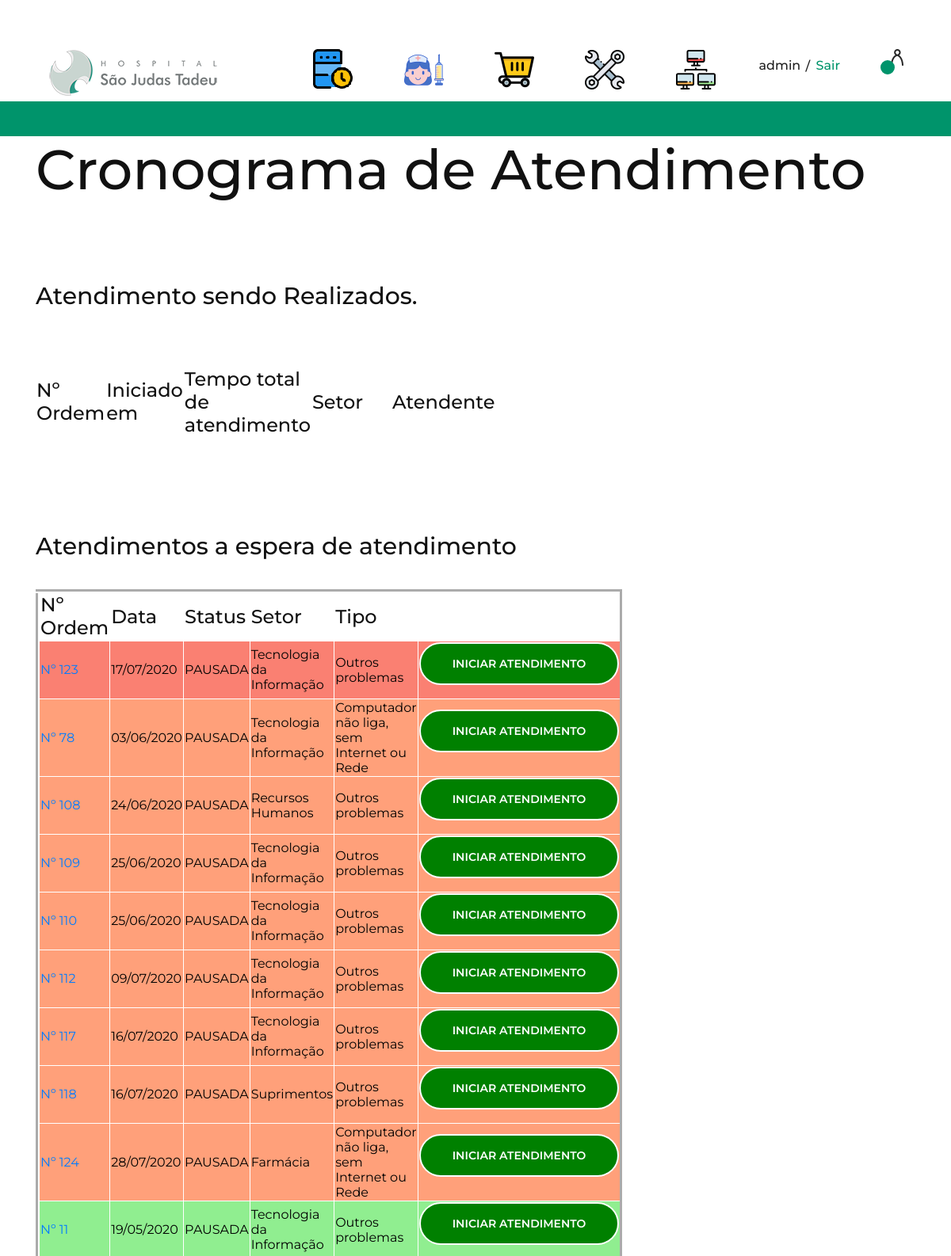
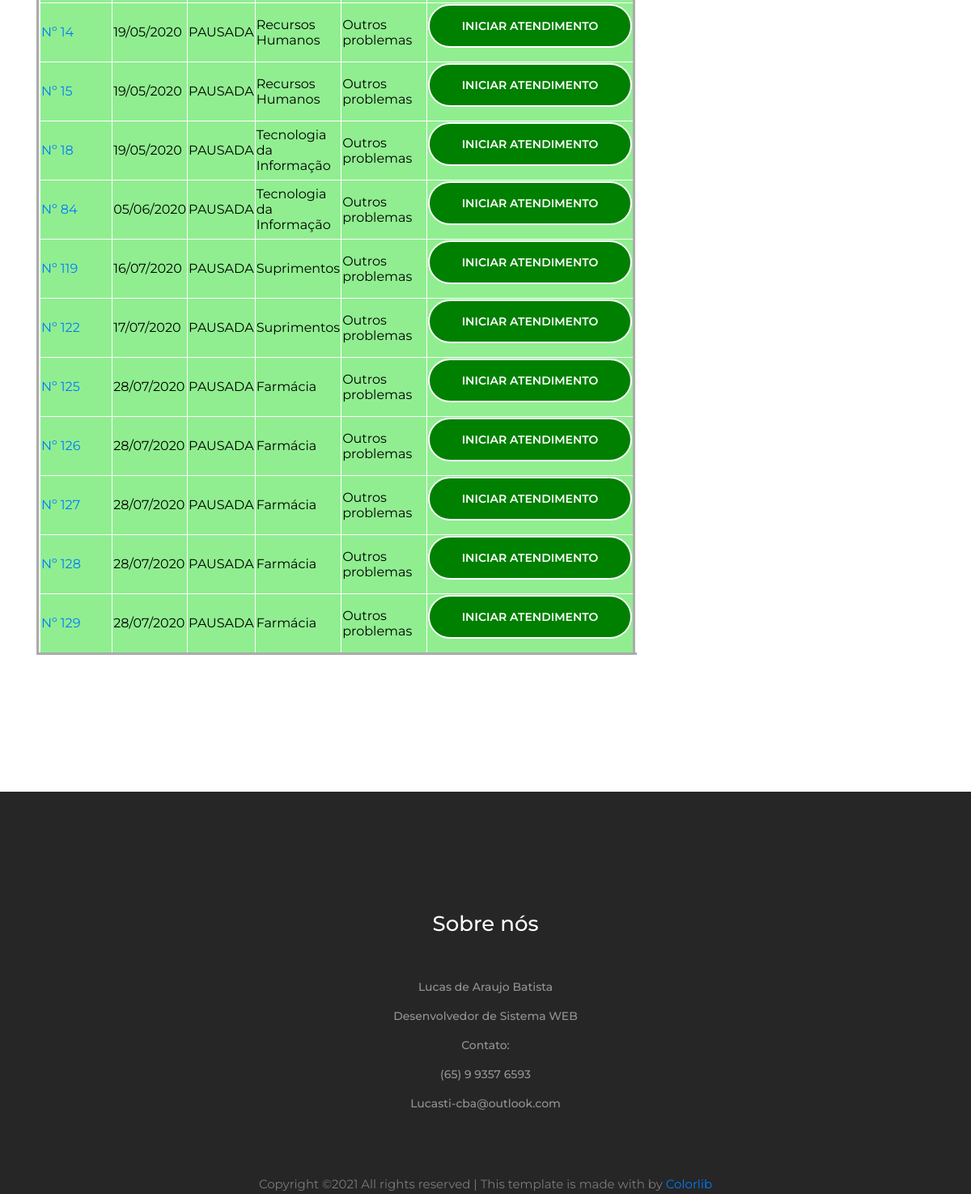
/ordemti_cro (signed in), run on the app's committed database (2 pictures, top to bottom).
### app/models.py (models this page shows)
class Ordem_ti(models.Model):
	solicitante = models.TextField(blank=False, null=False)
	user = models.IntegerField(null=False, blank=False)
	setor = models.TextField(blank=False, null=False)
	tipo = models.TextField(null=True, blank=True)
	atendente = models.TextField(blank=True, null=True)
	data_solcitada = models.TextField(blank=False, null=False)
	data_concluida = models.TextField(blank=True, null=True)
	status_ordem = models.TextField(blank=False, null=False)
	descricao = models.TextField(blank=False, null=False)
	tempo_atendimento = models.TextField(blank=True, null=True)
	laudos = models.TextField(blank=True, null=True)
	servico = models.TextField(blank=True, null=True)
	materiais = models.TextField(blank=True, null=True)
	prioridade = models.IntegerField(null=True, blank=True)
	class Meta:
		ordering = ["id"]

### app/views.py (the view)
# urls.py: path('ordemti_cro', views.ordemti_cro, name="ordemti_cro"),
@login_required(redirect_field_name='logar_usuario')
def ordemti_cro(request):
	query = []
	query += Ordem_ti.objects.filter(status_ordem='PAUSADA')
	query += Ordem_ti.objects.filter(status_ordem='ABERTA')
	queryi = Ordem_ti.objects.filter(status_ordem='EM PROGRESSO')
	return render(request, 'ordemti_c.html', {'title':'Cronograma de Atendimento', 'query':query,  'queryi':queryi  })

### templates/ordemti_c.html (shortened to what this page needs)
{% extends 'base.html' %}
{% block content %}
    <section class="cart-total-page spad">
        <div class="container">
           <div> <h1> Cronograma de Atendimento </h1></div>
           <div class="row">  <section class="features-section spad">
        <div class="features-ads">
            {% if queryi != None %}
            <div class="container">
              <h3>Atendimento sendo Realizados.</h3><br><br><br>
                  <table border="0">
                <tr ><th width="40" height="40" ><h4> Nº Ordem </h4></th><th width="40" height="40"><h4> Iniciado em </h4></th><th width="40" height="40"><h4>Tempo total de atendimento</h4> </th><th width="101" height="40"><h4>Setor</h4></th><th width="101" height="40"><h4> Atendente</h4></th></tr><tr></tr>
            </table>
<br><br><br><br><br>
            </div>
            {% endif %}
            <div class="container">
              <table border="5px" style="border-color: white" >
                <h3> Atendimentos a espera de atendimento <h3><br>
                <tr ><th width="40" height="40"> <h4>Nº Ordem</h4> </th><th width="40" height="40"> <h4>Data</h4></th><th width="40" height="40"><h4> Status</h4> </th><th width="40" height="40"><h4>Setor</h4></th><th width="40" height="40"> <h4>Tipo</h4></th></tr>
              {% for ordem in query %}{% if ordem.prioridade == 3 %}
              <tr   style ="color: black ; background-color: #FA8072" >
                <td>  <a href="{% url 'vis_ordemti' ordem.id %}"> Nº {{ ordem.id }} </a> </td>
                <td>  {{ ordem.data_solcitada|slice:"8:10"}}/{{ ordem.data_solcitada|slice:"5:7"}}/{{ ordem.data_solcitada|slice:"0:4"}}  </td>
                <td>  {{ ordem.status_ordem }}  </td> <td> {{ ordem.setor }} </td>
                <td>  {{ ordem.tipo }}  </td>
                  {% if perms.app.change_ordem_ti %}
                  <td>  <form action="{% url 'ordemti_ini' ordem.id  %}" ">
                    <input type="submit" style="background-color: green; color: white" class="primary-btn pc-btn" value="Iniciar Atendimento"> </form></td>
                {% endif %}
              </tr>
                 {% endif %}
              {% endfor %}
                           {% for ordem in query %}{% if ordem.prioridade == 2 %}
              <tr   style ="color: black ; background-color: #FFA07A ">
                <td>  <a href="{% url 'vis_ordemti' ordem.id %}"> Nº {{ ordem.id }} </a> </td>
                <td>  {{ ordem.data_solcitada|slice:"8:10"}}/{{ ordem.data_solcitada|slice:"5:7"}}/{{ ordem.data_solcitada|slice:"0:4"}}  </td>
                <td>  {{ ordem.status_ordem }}  </td> <td> {{ ordem.setor }} </td>
                <td>  {{ ordem.tipo }}  </td>
                  {% if perms.app.change_ordem_ti %}
                  <td> <form action="{% url 'ordemti_ini' ordem.id  %}" ">
                    <input type="submit" style="background-color: green; color: white" class="primary-btn pc-btn" value="Iniciar Atendimento"> </form></td>
                {% endif %}
              </tr>
                 {% endif %}
              {% endfor %}
                           {% for ordem in query %}{% if ordem.prioridade == 1 %}
              <tr   style =" color: black ; background-color: #90EE90 ">
                <td>  <a href="{% url 'vis_ordemti' ordem.id %}"> Nº {{ ordem.id }} </a> </td>
                <td>  {{ ordem.data_solcitada|slice:"8:10"}}/{{ ordem.data_solcitada|slice:"5:7"}}/{{ ordem.data_solcitada|slice:"0:4"}}  </td>
                <td>  {{ ordem.status_ordem }}  </td> <td> {{ ordem.setor }} </td>
                <td>  {{ ordem.tipo }}  </td>
                  {% if perms.app.change_ordem_ti %}
                  <td>  <form action="{% url 'ordemti_ini' ordem.id  %}" ">
                <input type="submit" style="background-color: green; color: white" class="primary-btn pc-btn" value="Iniciar Atendimento"> </form></td>
                {% endif %}
              </tr>
                 {% endif %}
              {% endfor %}
            </table>
            </div>
            </div>
              </div>
           </div>
    </section>
   {% endblock %}

### templates/base.html (shortened to what this page needs)
﻿<!DOCTYPE html>
<html lang="zxx">
<head>
    {% load static %}
    <link rel="stylesheet" href="{% static "css/bootstrap.min.css" %}" type="text/css">
    <link rel="stylesheet" href="{% static "css/font-awesome.min.css" %}" type="text/css">
    <link rel="stylesheet" href="{% static "css/nice-select.css" %}" type="text/css">
    <link rel="stylesheet" href="{% static "css/owl.carousel.min.css" %}" type="text/css">
    <link rel="stylesheet" href="{% static "css/magnific-popup.css" %}" type="text/css">
    <link rel="stylesheet" href="{% static "css/slicknav.min.css" %}" type="text/css">
    <link rel="stylesheet" href="{% static "css/style.css" %}" type="text/css">
</head>
<body>
    <header class="header-section">
        <div class="container-fluid">
            <div class="inner-header">
                <div class="logo">
                    <a href="{% url "index" %}"><img src="{% static "/media/logo.png" %}" alt=""></a>
                </div>
                {% if user.is_authenticated %}
                <div class="header-right">
                    <a href="{% url 'notifications' %}"><img src="{% static "img/icons/man.png" %}" alt="">
                    <span>{{ qnt_not }}</span>
                    </a>
                </div>
                {% endif %}
                <div class="user-access">
                    {% if user.is_authenticated %}
                     <a href="{% url 'dadospessoais' %}">{{ user.get_username }}</a>
                    <a href="{% url 'logout' %}" class="in">Sair</a>
                    {% endif %}
                </div>
{% if user.is_authenticated %}
                <nav class="main-menu mobile-menu">
                    <ul>
                        <li><a class="" href=""><img src="/media/icons/fila.png">      </a>
                        </li>
                        <li><a class="" href=""><img src="/media/icons/enf.png">        </a>
                        </li>
                        <li><a class="" href=""><img src="/media/icons/compra.png">        </a>
                        </li>
                        <li><a class="" href="{% url 'ordemManu_cro' %}"><img src="/media/icons/manun.png">        </a>
                        </li>
                        <li><a class=""  href="{% url 'ordemti_cro' %}"><img src="/media/icons/ti.png">                                            </a>
                        </li>
                    </ul>
                </nav>
                {% endif %}
             </div>
        </div>
        <br>
    </header>
    <div class="header-info">
        <div class="container-fluid">
            <div class="row">
                <div class="col-md-4">
                    <div class="header-item">
                    </div>
                </div>
                <div class="col-md-4 text-left text-lg-center">
                    <div class="header-item">
                    </div>
                </div>
                <div class="col-md-4 text-left text-xl-right">
                    <div class="header-item">
                </div>
                </div>
            </div>
        </div>
    </div>
    {% block content %}
    {% endblock %}
<footer class="footer-section spad">
<div class="container text-center pt-5">
                <div class="footer-widget">
                <div class="row">
                    <div class="col-lg-12 col-sm-6">
                        <div class="single-footer-widget">
                            <h4>Sobre nós</h4>
                            <ul>
                                <li>Lucas de Araujo Batista</li>
                                <li>Desenvolvedor de Sistema WEB</li>
                                <li>Contato:</li>
                                  <li>(65) 9 9357 6593</li>
                                <li>Lucasti-cba@outlook.com</li>
                                                            </ul>
                        </div>
                    </div>
                </div>
            </div>
                <p>
  Copyright &copy; All rights reserved | This template is made with  by <a href="https://colorlib.com" target="_blank">Colorlib</a>
  </p>
            </div>
    </footer>
</body>
</html>

### static/css/style.css (style rules this page uses)
html, body { height: 100%; font-family: "Montserrat", sans-serif; -webkit-font-smoothing: antialiased; font-smoothing: antialiased; background: none; }
h1, h2, h3, h4, h5, h6 { margin: 0; color: #111111; font-weight: 500; font-family: "Montserrat", sans-serif; }
h1 { font-size: 70px; }
h3 { font-size: 30px; }
h4 { font-size: 24px; }
p { font-size: 15px; color: #7b7b7b; font-weight: 400; line-height: 1.6; font-family: "Montserrat", sans-serif; margin: 0 0 15px 0; }
img { max-width: 100%; }
ul, ol { padding: 0; margin: 0; }
.spad { padding-top: 100px; padding-bottom: 100px; }
.primary-btn { color: #fff; display: inline-block; font-size: 14px; font-weight: 600; padding: 16px 40px; border: 2px solid #fff; border-radius: 50px; text-transform: uppercase; }
.header-section { height: 104px; padding-top: 38px; padding-bottom: 24px; padding-left: 45px; padding-right: 45px; }
.inner-header .logo { float: left; }
.inner-header .header-right { float: right; line-height: 30px; }
.inner-header .header-right img { display: inline-block; margin-right: 20px; cursor: pointer; }
.inner-header .header-right a { display: inline-block; position: relative; }
.inner-header .header-right a img { margin-right: 0; margin-left: 4px; }
.inner-header .header-right a span { font-size: 11px; color: #fff; width: 18px; height: 18px; border: 2px solid #00946B; background: #00946B; display: inline-block; line-height: 15px; text-align: center; border-radius: 50%; font-weight: 600; position: absolute; left: -9px; top: 14px; }
.inner-header .user-access { float: right; margin-right: 100px; }
.inner-header .user-access a { color: #1e1e1e; font-size: 16px; display: inline-block; font-weight: 500; position: relative; line-height: 42px; }
.inner-header .user-access a.in { color: #00946B; margin-left: 15px; position: relative; }
.inner-header .user-access a.in::before { position: absolute; left: -13px; top: 1px; color: #1e1e1e; content: "/"; }
.inner-header .main-menu { float: right; margin-right: 150px; }
.inner-header .main-menu ul li { display: inline-block; margin-left: 60px; position: relative; }
.inner-header .main-menu ul li a { color: #1e1e1e; font-size: 16px; display: inline-block; font-weight: 500; position: relative; line-height: 42px; }
.inner-header .main-menu ul li a:after { position: absolute; left: 0; bottom: 7px; width: 100%; height: 2px; background: #1e1e1e; content: ""; opacity: 0; -webkit-transform: all 0.3s; -webkit-transition: all 0.3s; transition: all 0.3s; }
.header-info { background: #00946B; overflow: hidden; padding: 10px 45px; }
.header-info .header-item { overflow: hidden; }
.features-section { padding-bottom: 0; }
.features-ads { padding-bottom: 67px; }
.footer-section { background: #262626; padding-bottom: 0; }
.footer-widget { margin-bottom: 40px; }
.footer-widget .single-footer-widget { margin-bottom: 30px; }
.footer-widget .single-footer-widget h4 { color: #fff; font-size: 26px; margin-bottom: 44px; }
.footer-widget .single-footer-widget ul li { color: #fff; font-size: 14px; font-weight: 500; list-style: none; line-height: 36px; opacity: 0.5; }
.cart-total-page { padding-top: 0; }
@media only screen and (min-width: 1200px) and (max-width: 1340px) { .inner-header .user-access { margin-right: 60px; } }
@media only screen and (min-width: 1200px) and (max-width: 1340px) { .inner-header .main-menu { margin-right: 55px; } }

### data on the page
Ordem_ti: id "123", data_solcitada "17", data_solcitada "07", data_solcitada "2020", status_ordem "PAUSADA", setor "Tecnologia da Informação", tipo "Outros problemas"
Ordem_ti: id "78", data_solcitada "03", data_solcitada "06", data_solcitada "2020", status_ordem "PAUSADA", setor "Tecnologia da Informação", tipo "Computador não liga, sem Internet ou Rede"
Ordem_ti: id "108", data_solcitada "24", data_solcitada "06", data_solcitada "2020", status_ordem "PAUSADA", setor "Recursos Humanos", tipo "Outros problemas"
Ordem_ti: id "109", data_solcitada "25", data_solcitada "06", data_solcitada "2020", status_ordem "PAUSADA", setor "Tecnologia da Informação", tipo "Outros problemas"
Ordem_ti: id "110", data_solcitada "25", data_solcitada "06", data_solcitada "2020", status_ordem "PAUSADA", setor "Tecnologia da Informação", tipo "Outros problemas"
Ordem_ti: id "112", data_solcitada "09", data_solcitada "07", data_solcitada "2020", status_ordem "PAUSADA", setor "Tecnologia da Informação", tipo "Outros problemas"
Ordem_ti: id "117", data_solcitada "16", data_solcitada "07", data_solcitada "2020", status_ordem "PAUSADA", setor "Tecnologia da Informação", tipo "Outros problemas"
Ordem_ti: id "118", data_solcitada "16", data_solcitada "07", data_solcitada "2020", status_ordem "PAUSADA", setor "Suprimentos", tipo "Outros problemas"
Ordem_ti: id "124", data_solcitada "28", data_solcitada "07", data_solcitada "2020", status_ordem "PAUSADA", setor "Farmácia", tipo "Computador não liga, sem Internet ou Rede"
Ordem_ti: id "11", data_solcitada "19", data_solcitada "05", data_solcitada "2020", status_ordem "PAUSADA", setor "Tecnologia da Informação", tipo "Outros problemas"
Ordem_ti: id "14", data_solcitada "19", data_solcitada "05", data_solcitada "2020", status_ordem "PAUSADA", setor "Recursos Humanos", tipo "Outros problemas"
Ordem_ti: id "15", data_solcitada "19", data_solcitada "05", data_solcitada "2020", status_ordem "PAUSADA", setor "Recursos Humanos", tipo "Outros problemas"
Ordem_ti: id "18", data_solcitada "19", data_solcitada "05", data_solcitada "2020", status_ordem "PAUSADA", setor "Tecnologia da Informação", tipo "Outros problemas"
Ordem_ti: id "84", data_solcitada "05", data_solcitada "06", data_solcitada "2020", status_ordem "PAUSADA", setor "Tecnologia da Informação", tipo "Outros problemas"
Ordem_ti: id "119", data_solcitada "16", data_solcitada "07", data_solcitada "2020", status_ordem "PAUSADA", setor "Suprimentos", tipo "Outros problemas"
Ordem_ti: id "122", data_solcitada "17", data_solcitada "07", data_solcitada "2020", status_ordem "PAUSADA", setor "Suprimentos", tipo "Outros problemas"
Ordem_ti: id "125", data_solcitada "28", data_solcitada "07", data_solcitada "2020", status_ordem "PAUSADA", setor "Farmácia", tipo "Outros problemas"
Ordem_ti: id "126", data_solcitada "28", data_solcitada "07", data_solcitada "2020", status_ordem "PAUSADA", setor "Farmácia", tipo "Outros problemas"
Ordem_ti: id "127", data_solcitada "28", data_solcitada "07", data_solcitada "2020", status_ordem "PAUSADA", setor "Farmácia", tipo "Outros problemas"
Ordem_ti: id "128", data_solcitada "28", data_solcitada "07", data_solcitada "2020", status_ordem "PAUSADA", setor "Farmácia", tipo "Outros problemas"
Ordem_ti: id "129", data_solcitada "28", data_solcitada "07", data_solcitada "2020", status_ordem "PAUSADA", setor "Farmácia", tipo "Outros problemas"

### other printed values
{{ user.get_username }} "admin"
